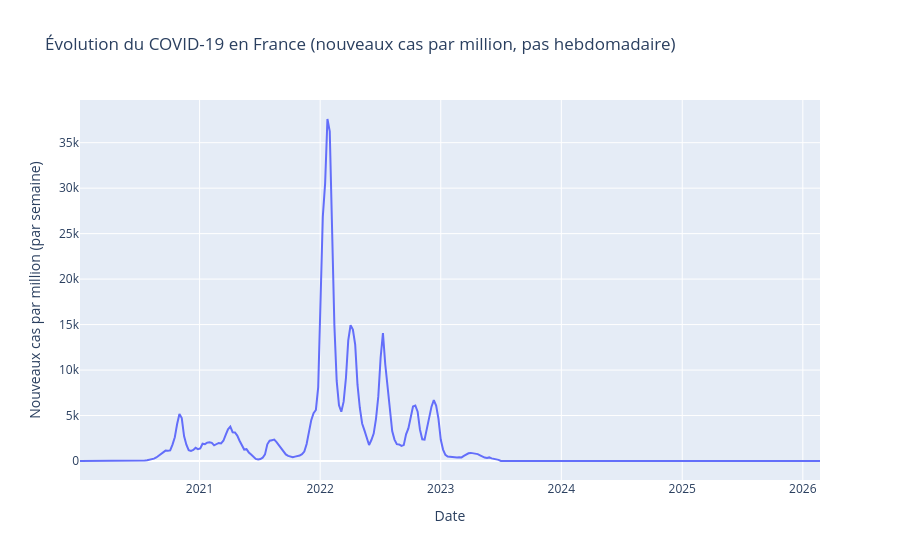

Write notebook code for a chart like this one.
### Code cell
df_france = df_country[df_country['country'] == 'France'].copy()
df_france['date'] = pd.to_datetime(df_france['date'])
df_france = df_france.set_index('date').sort_index()
df_france_week = df_france[['new_cases_per_million']].resample('W').sum()

fig = px.line(df_france_week, y='new_cases_per_million',
              labels={'date': 'Date', 'new_cases_per_million': 'Nouveaux cas par million (par semaine)'},
              title='Évolution du COVID-19 en France (nouveaux cas par million, pas hebdomadaire)')
fig.show()

### Figure 1 — Plotly figure (JSON) as saved in the notebook; plotly's stock layout.template omitted (floating-point values rounded to 4 significant figures; data arrays with more than 128 entries replaced by an {"elided": "..."} marker saying what was removed)
{"data": [{"hovertemplate": "Date=%{x}<br>Nouveaux cas par million (par semaine)=%{y}<extra></extra>", "legendgroup": "", "line": {"color": "#636efa", "dash": "solid"}, "marker": {"symbol": "circle"}, "mode": "lines", "name": "", "orientation": "v", "showlegend": false, "type": "scatter", "x": {"elided": "321 str values"}, "xaxis": "x", "y": {"elided": "321 float values"}, "yaxis": "y"}], "layout": {"legend": {"tracegroupgap": 0}, "title": {"text": "Évolution du COVID-19 en France (nouveaux cas par million, pas hebdomadaire)"}, "xaxis": {"anchor": "y", "domain": [0, 1], "title": {"text": "Date"}}, "yaxis": {"anchor": "x", "domain": [0, 1], "title": {"text": "Nouveaux cas par million (par semaine)"}}}}
